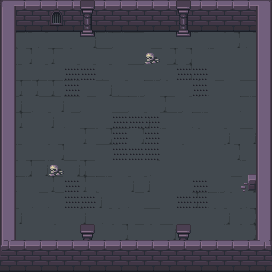

A 2D game scene composited from a Tiled map and its tileset images. What follows is a short description and the map's XML, with every tile layer's data as written:
An orthogonal 17x17 tile map with 16x16 px tiles, 5 tile layers (sol, mur, decoration, decorationSol, ...), 2 tilesets.

<map version="1.5" tiledversion="1.7.2" orientation="orthogonal" renderorder="right-down" width="17" height="17" tilewidth="16" tileheight="16" infinite="0" nextlayerid="7" nextobjectid="1">
 <tileset firstgid="1" source="dungeon3.tsx" />
 <tileset firstgid="289" source="dungeon4.tsx" />
 <layer id="2" name="sol" width="17" height="17">
  <data encoding="csv">
0,0,0,0,0,0,0,0,0,0,0,0,0,0,0,0,0,
0,0,0,0,0,0,0,0,0,0,0,0,0,0,0,0,0,
0,541,514,538,517,565,541,541,515,539,563,539,492,562,540,514,0,
0,540,539,491,490,538,515,563,563,564,540,540,517,492,517,562,0,
0,492,514,538,514,514,514,493,515,562,564,540,539,563,539,538,0,
0,491,491,491,541,563,565,514,563,541,490,539,490,564,493,515,0,
0,516,564,565,515,564,493,515,541,517,491,514,490,539,517,541,0,
0,491,538,516,564,517,563,515,539,516,515,492,541,517,563,539,0,
0,538,563,517,562,491,540,515,540,492,492,493,490,517,516,565,0,
0,492,563,540,538,563,515,492,539,493,562,490,563,539,540,538,0,
0,540,565,492,565,491,517,539,562,514,563,563,517,562,493,492,0,
0,541,539,491,514,491,541,538,516,516,539,493,517,517,564,540,0,
0,563,564,564,562,538,516,493,564,539,562,538,491,541,490,514,0,
0,516,517,562,538,516,514,490,562,515,538,493,517,490,516,540,0,
0,539,538,490,539,539,493,540,564,490,565,490,539,562,492,540,0,
0,0,0,0,0,0,0,0,0,0,0,0,0,0,0,0,0,
0,0,0,0,0,0,0,0,0,0,0,0,0,0,0,0,0
</data>
 </layer>
 <layer id="1" name="mur" width="17" height="17">
  <data encoding="csv">
291,292,292,292,292,292,292,292,292,292,292,292,292,292,292,292,293,
315,316,316,316,316,316,316,316,316,316,316,316,316,316,316,316,315,
315,0,0,0,0,0,0,0,0,0,0,0,0,0,0,0,315,
315,0,0,0,0,0,0,0,0,0,0,0,0,0,0,0,315,
315,0,0,0,0,0,0,0,0,0,0,0,0,0,0,0,315,
315,0,0,0,0,0,0,0,0,0,0,0,0,0,0,0,315,
315,0,0,0,0,0,0,0,0,0,0,0,0,0,0,0,315,
315,0,0,0,0,0,0,0,0,0,0,0,0,0,0,0,315,
315,0,0,0,0,0,0,0,0,0,0,0,0,0,0,0,315,
315,0,0,0,0,0,0,0,0,0,0,0,0,0,0,0,315,
315,0,0,0,0,0,0,0,0,0,0,0,0,0,0,0,315,
315,0,0,0,0,0,0,0,0,0,0,0,0,0,0,0,315,
315,0,0,0,0,0,0,0,0,0,0,0,0,0,0,0,315,
315,0,0,0,0,0,0,0,0,0,0,0,0,0,0,0,315,
315,0,0,0,0,0,0,0,0,0,0,0,0,0,0,0,315,
339,292,292,292,292,292,292,292,292,292,292,292,292,292,292,292,317,
316,316,316,316,316,316,316,316,316,316,316,316,316,316,316,316,316
</data>
 </layer>
 <layer id="4" name="decoration" width="17" height="17">
  <data encoding="csv">
0,0,0,362,0,309,0,0,0,0,0,309,0,0,0,0,0,
0,0,0,386,0,333,0,0,0,0,0,333,0,0,0,0,0,
0,0,0,0,0,357,0,0,0,0,0,357,0,0,0,0,0,
0,0,0,0,0,0,0,0,0,0,0,0,0,0,0,0,0,
0,0,0,0,0,0,0,0,0,0,0,0,0,0,0,0,0,
0,0,0,0,0,0,0,0,0,0,0,0,0,0,0,0,0,
0,0,0,0,0,0,0,0,0,0,0,0,0,0,0,0,0,
0,0,0,0,0,0,0,0,0,0,0,0,0,0,0,0,0,
0,0,0,0,0,0,0,0,0,0,0,0,0,0,0,0,0,
0,0,0,0,0,0,0,0,0,0,0,0,0,0,0,0,0,
0,0,0,0,0,0,0,0,0,0,0,0,0,0,0,0,0,
0,0,0,0,0,0,0,0,0,0,0,0,0,0,0,0,0,
0,0,0,0,0,0,0,0,0,0,0,0,0,0,0,0,0,
0,0,0,0,0,0,0,0,0,0,0,0,0,0,0,0,0,
0,0,0,0,0,309,0,0,0,0,0,309,0,0,0,0,0,
0,0,0,0,0,0,0,0,0,0,0,0,0,0,0,0,0,
0,0,0,0,0,0,0,0,0,0,0,0,0,0,0,0,0
</data>
 </layer>
 <layer id="5" name="decorationSol" width="17" height="17">
  <data encoding="csv">
0,0,0,0,0,0,0,0,0,0,0,0,0,0,0,0,0,
0,0,0,0,0,0,0,0,0,0,0,0,0,0,0,0,0,
0,0,0,0,0,0,0,0,0,0,0,0,0,0,0,0,0,
0,0,0,0,0,0,0,0,0,400,0,0,0,0,0,0,0,
0,0,0,0,0,0,0,0,0,0,0,0,0,0,0,0,0,
0,0,0,0,0,0,0,0,0,0,0,0,0,0,0,0,0,
0,0,0,0,0,0,0,0,0,0,0,0,0,0,0,0,0,
0,0,0,0,0,0,0,0,0,0,0,0,0,0,0,0,0,
0,0,0,0,0,0,0,0,0,0,0,0,0,0,0,0,0,
0,0,0,0,0,0,0,0,0,0,0,0,0,0,0,0,0,
0,0,0,400,0,0,0,0,0,0,0,0,0,0,0,372,0,
0,0,0,0,0,0,0,0,0,0,0,0,0,0,0,396,0,
0,0,0,0,0,0,0,0,0,0,0,0,0,0,0,0,0,
0,0,0,0,0,0,0,0,0,0,0,0,0,0,0,0,0,
0,0,0,0,0,0,0,0,0,0,0,0,0,0,0,0,0,
0,0,0,0,0,0,0,0,0,0,0,0,0,0,0,0,0,
0,0,0,0,0,0,0,0,0,0,0,0,0,0,0,0,0
</data>
 </layer>
 <layer id="6" name="piege" width="17" height="17">
  <data encoding="csv">
0,0,0,0,0,0,0,0,0,0,0,0,0,0,0,0,0,
0,0,0,0,0,0,0,0,0,0,0,0,0,0,0,0,0,
0,0,0,0,0,0,0,0,0,0,0,0,0,0,0,0,0,
0,0,0,0,0,0,0,0,0,0,0,0,0,0,0,0,0,
0,0,0,0,352,352,0,0,0,0,0,352,352,0,0,0,0,
0,0,0,0,352,0,0,0,0,0,0,0,352,0,0,0,0,
0,0,0,0,0,0,0,0,0,0,0,0,0,0,0,0,0,
0,0,0,0,0,0,0,352,352,352,0,0,0,0,0,0,0,
0,0,0,0,0,0,0,352,0,352,0,0,0,0,0,0,0,
0,0,0,0,0,0,0,352,352,352,0,0,0,0,0,0,0,
0,0,0,0,0,0,0,0,0,0,0,0,0,0,0,0,0,
0,0,0,0,352,0,0,0,0,0,0,0,352,0,0,0,0,
0,0,0,0,352,352,0,0,0,0,0,352,352,0,0,0,0,
0,0,0,0,0,0,0,0,0,0,0,0,0,0,0,0,0,
0,0,0,0,0,0,0,0,0,0,0,0,0,0,0,0,0,
0,0,0,0,0,0,0,0,0,0,0,0,0,0,0,0,0,
0,0,0,0,0,0,0,0,0,0,0,0,0,0,0,0,0
</data>
 </layer>
</map>
